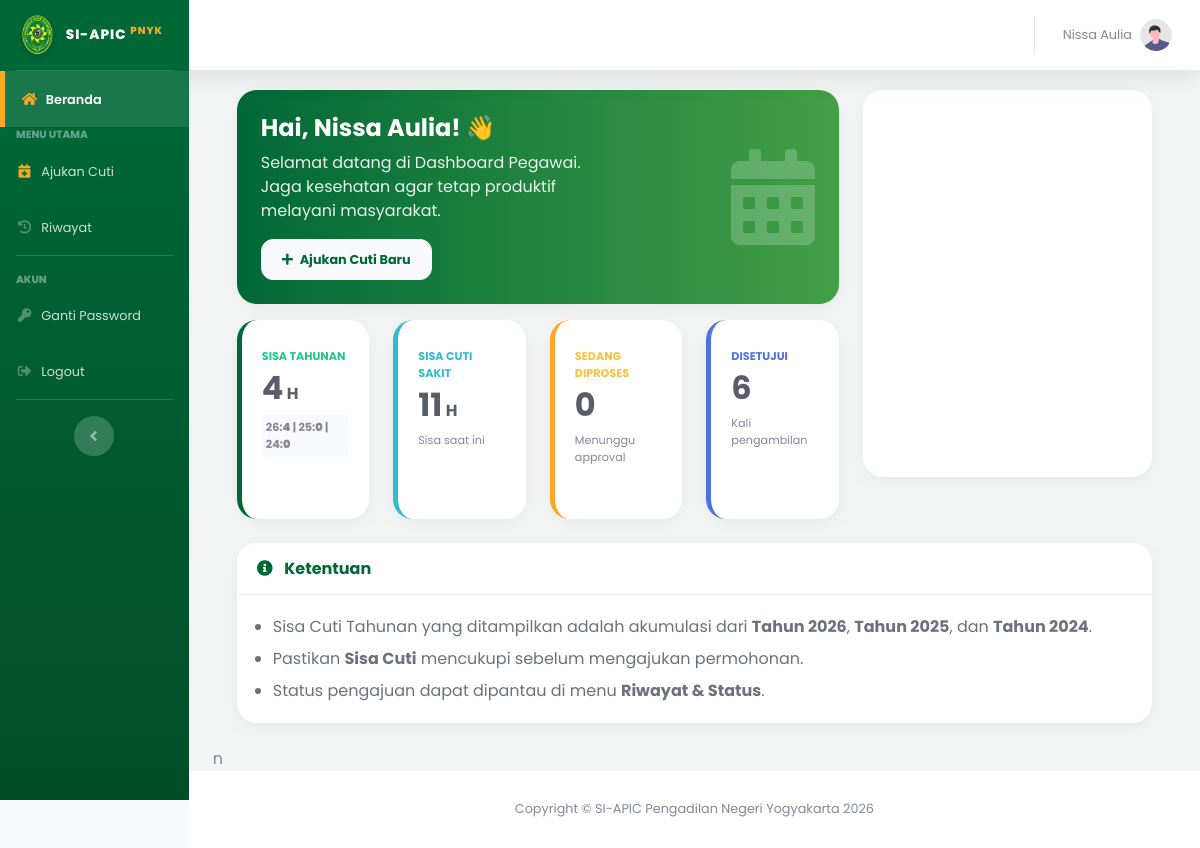
Before: /index.php?page=dashboard_user (signed in) with the older database file.
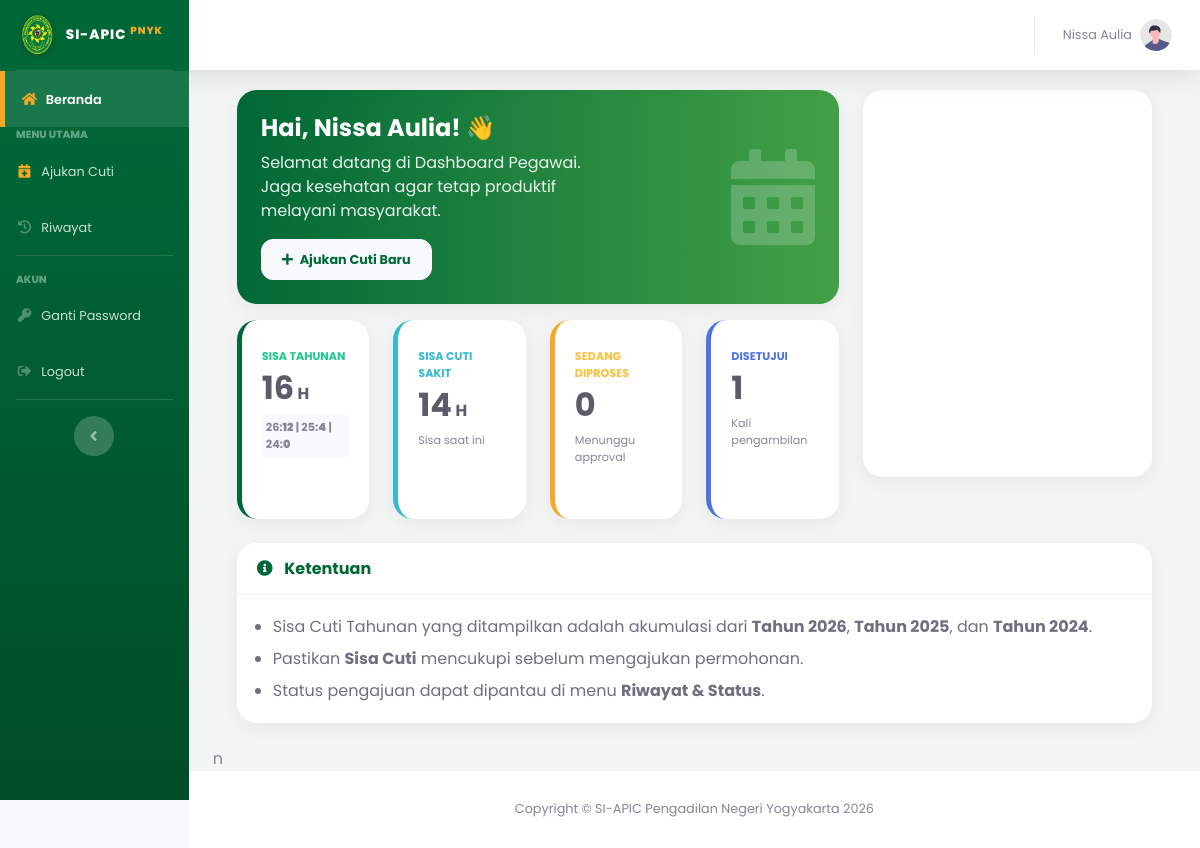
After: the same page with the newer database file.
### tables this page shows
CREATE TABLE `users` (
  `id_user` int(11) NOT NULL,
  `nip` varchar(30) NOT NULL,
  `password` varchar(255) NOT NULL,
  `nama_lengkap` varchar(100) NOT NULL,
  `jabatan` varchar(100) DEFAULT NULL,
  `pangkat` varchar(50) DEFAULT NULL,
  `unit_kerja` varchar(100) DEFAULT 'Pengadilan Negeri Yogyakarta',
  `no_telepon` varchar(20) DEFAULT NULL,
  `role` enum('admin','user') NOT NULL,
  `is_atasan_langsung` tinyint(1) DEFAULT 0 COMMENT '1=Bisa TTD, 0=Staf Biasa',
  `sisa_cuti_n` int(11) DEFAULT 12,
  `sisa_cuti_n1` int(11) DEFAULT 0,
  `sisa_cuti_n2` int(11) DEFAULT 0,
  `kuota_cuti_sakit` int(11) DEFAULT 14,
  `created_at` timestamp NOT NULL DEFAULT current_timestamp(),
  `status_akun` enum('aktif','nonaktif') DEFAULT 'aktif',
  `id_atasan` int(11) DEFAULT NULL
);

### pages/user/dashboard.php (the view, shortened to what the changed rows need)
<?php
$id_user = $_SESSION['id_user'];
$query_user = mysqli_query($koneksi, "SELECT * FROM users WHERE id_user='$id_user'");
$total_tahunan = 0;
$sisa_sakit    = 0;
$nama_lengkap  = $_SESSION['nama_lengkap'];
if(mysqli_num_rows($query_user) > 0){
    $user = mysqli_fetch_assoc($query_user);
    $nama_lengkap = $user['nama_lengkap'];
    $n  = isset($user['sisa_cuti_n'])  ? $user['sisa_cuti_n']  : 0;
    $n1 = isset($user['sisa_cuti_n1']) ? $user['sisa_cuti_n1'] : 0;
    $n2 = isset($user['sisa_cuti_n2']) ? $user['sisa_cuti_n2'] : 0;
    $total_tahunan = $n + $n1 + $n2;
    $sisa_sakit = isset($user['kuota_cuti_sakit']) ? $user['kuota_cuti_sakit'] : 0;
}
$thn_skrg = date('Y');
$thn_min1 = $thn_skrg - 1;
$thn_min2 = $thn_skrg - 2;
$query_menunggu = mysqli_query($koneksi, "SELECT * FROM pengajuan_cuti WHERE id_user='$id_user' AND status='diajukan'");
$jml_menunggu = mysqli_num_rows($query_menunggu);
$query_setuju = mysqli_query($koneksi, "SELECT * FROM pengajuan_cuti WHERE id_user='$id_user' AND status='Disetujui' AND YEAR(tgl_mulai)='$thn_skrg'");
$jml_setuju = mysqli_num_rows($query_setuju);
?>
<div class="container-fluid">
    <div class="row">
        <div class="col-xl-8 col-lg-7">
            <div class="card text-white shadow mb-3" style="background: linear-gradient(90deg, #006837 0%, #43a047 100%); border-radius: 20px; border:none;">
                <div class="card-body p-4">
                    <div class="row align-items-center">
                        <div class="col-md-8">
                            <h2 class="font-weight-bold mb-2" style="font-size: 1.5rem;">Hai, <?php echo $nama_lengkap; ?>! 👋</h2>
                            <p class="mb-3" style="opacity: 0.9;">Selamat datang di Dashboard Pegawai. Jaga kesehatan agar tetap produktif melayani masyarakat.</p>
                            <a href="index.php?page=form_cuti" class="btn btn-light font-weight-bold shadow-sm" style="border-radius: 30px; color: #006837 !important; font-size: 0.8rem;"><i class="fas fa-plus mr-1"></i> Ajukan Cuti Baru</a>
                        </div>
                        <div class="col-md-4 d-none d-md-block text-right">
                            <i class="fas fa-calendar-alt" style="font-size: 6rem; opacity: 0.2;"></i>
                        </div>
                    </div>
                </div>
            </div>
            <div class="row">
                <div class="col-xl-3 col-md-6 mb-4">
                    <div class="card py-2 border-left-success shadow-sm h-100" style="border-left: 5px solid #006837 !important;">
                        <div class="card-body">
                            <div class="text-xs font-weight-bold text-success text-uppercase mb-1">Sisa Tahunan</div>
                            <div class="h2 mb-0 font-weight-bold text-gray-800"><?php echo $total_tahunan; ?><span style="font-size:1rem"> H</span></div>
                            <div class="mt-2 text-xs font-weight-bold text-muted" style="background: #f8f9fc; padding: 4px; border-radius: 5px;">
                                <?php echo substr($thn_skrg, 2); ?>:<b><?php echo $n; ?></b> | <?php echo substr($thn_min1, 2); ?>:<b><?php echo $n1; ?></b> | <?php echo substr($thn_min2, 2); ?>:<b><?php echo $n2; ?></b>
                            </div>
                        </div>
                    </div>
                </div>
                <div class="col-xl-3 col-md-6 mb-4">
                    <div class="card py-2 border-left-info shadow-sm h-100" style="border-left: 5px solid #36b9cc !important;">
                        <div class="card-body">
                            <div class="text-xs font-weight-bold text-info text-uppercase mb-1">Sisa Cuti Sakit</div>
                            <div class="h2 mb-0 font-weight-bold text-gray-800"><?php echo $sisa_sakit; ?><span style="font-size:1rem"> H</span></div>
                            <div class="mt-2 text-xs text-muted">Sisa saat ini</div>
                        </div>
                    </div>
                </div>
                <div class="col-xl-3 col-md-6 mb-4">
                    <div class="card py-2 border-left-warning shadow-sm h-100" style="border-left: 5px solid #F9A825 !important;">
                        <div class="card-body">
                            <div class="text-xs font-weight-bold text-warning text-uppercase mb-1">Sedang Diproses</div>
                            <div class="h2 mb-0 font-weight-bold text-gray-800"><?php echo $jml_menunggu; ?></div>
                            <div class="mt-2 text-xs text-muted">Menunggu approval</div>
                        </div>
                    </div>
                </div>
                <div class="col-xl-3 col-md-6 mb-4">
                    <div class="card py-2 border-left-primary shadow-sm h-100" style="border-left: 5px solid #4e73df !important;">
                        <div class="card-body">
                            <div class="text-xs font-weight-bold text-primary text-uppercase mb-1">Disetujui</div>
                            <div class="h2 mb-0 font-weight-bold text-gray-800"><?php echo $jml_setuju; ?></div>
                            <div class="mt-2 text-xs text-muted">Kali pengambilan</div>
                        </div>
                    </div>
                </div>
            </div>
        </div>
        <div class="col-xl-4 col-lg-5 mb-4">
            <div class="card card-modern calendar-card-fix shadow-sm">
                <div class="card-body p-3">
                </div>
            </div>
        </div>
    </div>
    <div class="row">
        <div class="col-12">
            <div class="card mb-4 shadow-sm">
                <div class="card-header py-3 bg-white d-flex align-items-center">
                    <h6 class="m-0 font-weight-bold text-primary" style="color: #006837 !important;">
                        <i class="fas fa-info-circle mr-2"></i> Ketentuan
                    </h6>
                </div>
                <div class="card-body text-gray-700">
                    <ul class="mb-0 pl-3">
                        <li class="mb-2">Sisa Cuti Tahunan yang ditampilkan adalah akumulasi dari <b>Tahun <?php echo $thn_skrg; ?></b>, <b>Tahun <?php echo $thn_min1; ?></b>, dan <b>Tahun <?php echo $thn_min2; ?></b>.</li>
                        <li class="mb-2">Pastikan <b>Sisa Cuti</b> mencukupi sebelum mengajukan permohonan.</li>
                        <li>Status pengajuan dapat dipantau di menu <b>Riwayat & Status</b>.</li>
                    </ul>
                </div>
            </div>
        </div>
    </div>
</div>
<link href='https://cdn.jsdelivr.net/npm/fullcalendar@5.11.3/main.min.css' rel='stylesheet' />
n

Changed rows visible on the page:
changed users "Nissa Aulia": total_tahunan "4" → "16"; sisa_cuti_n "4" → "12"; sisa_cuti_n1 "0" → "4"; kuota_cuti_sakit "11" → "14"
Other visible differences:
$jml_setuju: "6" → "1"
